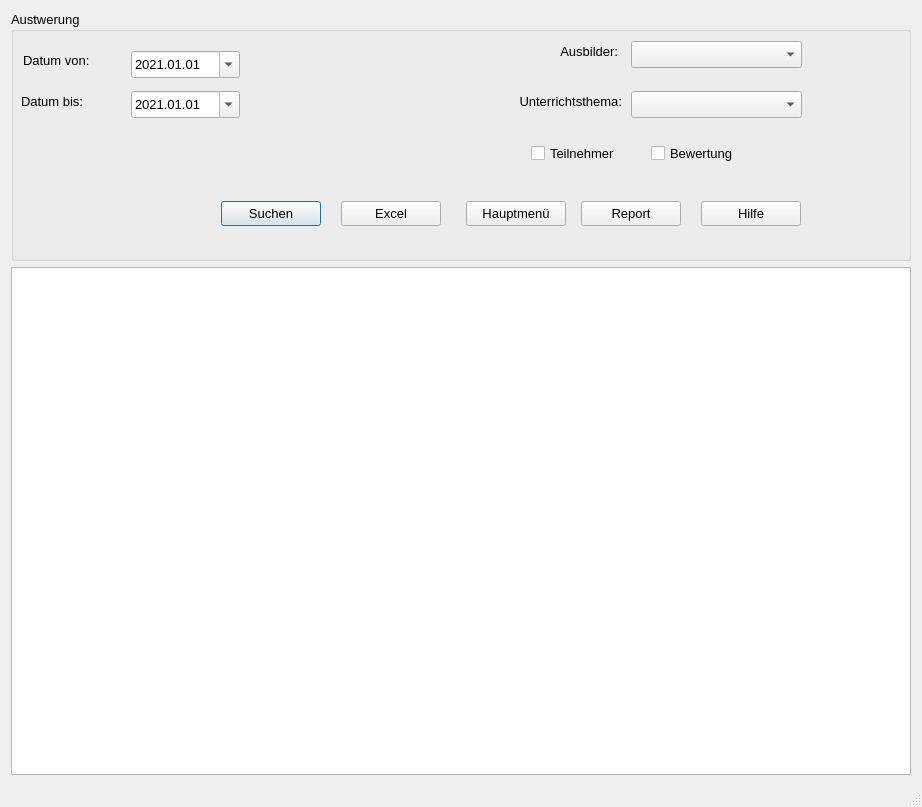
<?xml version="1.0" encoding="UTF-8"?>
<ui version="4.0">
 <class>Auswertung</class>
 <widget class="QDialog" name="Auswertung">
  <property name="geometry">
   <rect>
    <x>0</x>
    <y>0</y>
    <width>922</width>
    <height>807</height>
   </rect>
  </property>
  <property name="font">
   <font>
    <pointsize>10</pointsize>
   </font>
  </property>
  <property name="windowTitle">
   <string>Auswertung - Wochenplan</string>
  </property>
  <property name="sizeGripEnabled">
   <bool>true</bool>
  </property>
  <layout class="QVBoxLayout" name="verticalLayout">
   <item>
    <widget class="QGroupBox" name="groupBox">
     <property name="sizePolicy">
      <sizepolicy hsizetype="Fixed" vsizetype="Fixed">
       <horstretch>0</horstretch>
       <verstretch>0</verstretch>
      </sizepolicy>
     </property>
     <property name="minimumSize">
      <size>
       <width>900</width>
       <height>250</height>
      </size>
     </property>
     <property name="title">
      <string>Austwerung</string>
     </property>
     <widget class="QCheckBox" name="ch_teilnehmer">
      <property name="geometry">
       <rect>
        <x>520</x>
        <y>130</y>
        <width>110</width>
        <height>25</height>
       </rect>
      </property>
      <property name="text">
       <string>Teilnehmer</string>
      </property>
     </widget>
     <widget class="QComboBox" name="cb_ausbilder">
      <property name="geometry">
       <rect>
        <x>620</x>
        <y>30</y>
        <width>171</width>
        <height>27</height>
       </rect>
      </property>
     </widget>
     <widget class="QPushButton" name="btn_suchen">
      <property name="geometry">
       <rect>
        <x>210</x>
        <y>190</y>
        <width>100</width>
        <height>25</height>
       </rect>
      </property>
      <property name="text">
       <string>Suchen</string>
      </property>
     </widget>
     <widget class="QComboBox" name="cb_unterrichtsthema">
      <property name="geometry">
       <rect>
        <x>620</x>
        <y>80</y>
        <width>171</width>
        <height>27</height>
       </rect>
      </property>
     </widget>
     <widget class="QLabel" name="label">
      <property name="geometry">
       <rect>
        <x>12</x>
        <y>39</y>
        <width>87</width>
        <height>21</height>
       </rect>
      </property>
      <property name="text">
       <string>Datum von:</string>
      </property>
     </widget>
     <widget class="QLabel" name="label_2">
      <property name="geometry">
       <rect>
        <x>10</x>
        <y>80</y>
        <width>82</width>
        <height>21</height>
       </rect>
      </property>
      <property name="text">
       <string>Datum bis:</string>
      </property>
     </widget>
     <widget class="QDateEdit" name="de_bis">
      <property name="geometry">
       <rect>
        <x>120</x>
        <y>80</y>
        <width>109</width>
        <height>27</height>
       </rect>
      </property>
      <property name="dateTime">
       <datetime>
        <hour>0</hour>
        <minute>0</minute>
        <second>0</second>
        <year>2021</year>
        <month>1</month>
        <day>1</day>
       </datetime>
      </property>
      <property name="displayFormat">
       <string>yyyy.MM.dd</string>
      </property>
      <property name="calendarPopup">
       <bool>true</bool>
      </property>
     </widget>
     <widget class="QDateEdit" name="de_von">
      <property name="geometry">
       <rect>
        <x>120</x>
        <y>40</y>
        <width>109</width>
        <height>27</height>
       </rect>
      </property>
      <property name="focusPolicy">
       <enum>Qt::WheelFocus</enum>
      </property>
      <property name="buttonSymbols">
       <enum>QAbstractSpinBox::UpDownArrows</enum>
      </property>
      <property name="dateTime">
       <datetime>
        <hour>0</hour>
        <minute>0</minute>
        <second>0</second>
        <year>2021</year>
        <month>1</month>
        <day>1</day>
       </datetime>
      </property>
      <property name="displayFormat">
       <string>yyyy.MM.dd</string>
      </property>
      <property name="calendarPopup">
       <bool>true</bool>
      </property>
     </widget>
     <widget class="QLabel" name="label_3">
      <property name="geometry">
       <rect>
        <x>520</x>
        <y>30</y>
        <width>87</width>
        <height>21</height>
       </rect>
      </property>
      <property name="text">
       <string>Ausbilder:</string>
      </property>
      <property name="alignment">
       <set>Qt::AlignRight|Qt::AlignTrailing|Qt::AlignVCenter</set>
      </property>
     </widget>
     <widget class="QLabel" name="label_4">
      <property name="geometry">
       <rect>
        <x>470</x>
        <y>80</y>
        <width>141</width>
        <height>21</height>
       </rect>
      </property>
      <property name="text">
       <string>Unterrichtsthema:</string>
      </property>
      <property name="alignment">
       <set>Qt::AlignRight|Qt::AlignTrailing|Qt::AlignVCenter</set>
      </property>
     </widget>
     <widget class="QCheckBox" name="ch_bewertung">
      <property name="geometry">
       <rect>
        <x>640</x>
        <y>130</y>
        <width>110</width>
        <height>25</height>
       </rect>
      </property>
      <property name="text">
       <string>Bewertung</string>
      </property>
     </widget>
     <widget class="QPushButton" name="btn_excel">
      <property name="geometry">
       <rect>
        <x>330</x>
        <y>190</y>
        <width>100</width>
        <height>25</height>
       </rect>
      </property>
      <property name="text">
       <string>Excel</string>
      </property>
     </widget>
     <widget class="QPushButton" name="btn_abbrechen">
      <property name="geometry">
       <rect>
        <x>455</x>
        <y>190</y>
        <width>100</width>
        <height>25</height>
       </rect>
      </property>
      <property name="sizePolicy">
       <sizepolicy hsizetype="Minimum" vsizetype="Fixed">
        <horstretch>100</horstretch>
        <verstretch>25</verstretch>
       </sizepolicy>
      </property>
      <property name="minimumSize">
       <size>
        <width>100</width>
        <height>25</height>
       </size>
      </property>
      <property name="text">
       <string>Hauptmenü</string>
      </property>
      <property name="icon">
       <iconset>
        <normaloff>C:/Users/glaser3/_Symbole/UsedSymbols/log-out_icon-icons.com_50106.ico</normaloff>C:/Users/glaser3/_Symbole/UsedSymbols/log-out_icon-icons.com_50106.ico</iconset>
      </property>
     </widget>
     <widget class="QPushButton" name="btn_report">
      <property name="geometry">
       <rect>
        <x>570</x>
        <y>190</y>
        <width>100</width>
        <height>25</height>
       </rect>
      </property>
      <property name="sizePolicy">
       <sizepolicy hsizetype="Minimum" vsizetype="Fixed">
        <horstretch>100</horstretch>
        <verstretch>25</verstretch>
       </sizepolicy>
      </property>
      <property name="minimumSize">
       <size>
        <width>100</width>
        <height>25</height>
       </size>
      </property>
      <property name="text">
       <string>Report</string>
      </property>
      <property name="icon">
       <iconset>
        <normaloff>C:/Users/glaser3/_Symbole/UsedSymbols/reporting_noun_report_document_file_icon_148360.ico</normaloff>C:/Users/glaser3/_Symbole/UsedSymbols/reporting_noun_report_document_file_icon_148360.ico</iconset>
      </property>
     </widget>
     <widget class="QPushButton" name="btn_hilfe">
      <property name="geometry">
       <rect>
        <x>690</x>
        <y>190</y>
        <width>100</width>
        <height>25</height>
       </rect>
      </property>
      <property name="sizePolicy">
       <sizepolicy hsizetype="Minimum" vsizetype="Fixed">
        <horstretch>100</horstretch>
        <verstretch>25</verstretch>
       </sizepolicy>
      </property>
      <property name="minimumSize">
       <size>
        <width>100</width>
        <height>25</height>
       </size>
      </property>
      <property name="text">
       <string>Hilfe</string>
      </property>
      <property name="icon">
       <iconset>
        <normaloff>C:/Users/glaser3/_Symbole/UsedSymbols/info_13213.ico</normaloff>C:/Users/glaser3/_Symbole/UsedSymbols/info_13213.ico</iconset>
      </property>
     </widget>
    </widget>
   </item>
   <item>
    <widget class="QTableWidget" name="tw_Table">
     <property name="sizePolicy">
      <sizepolicy hsizetype="MinimumExpanding" vsizetype="MinimumExpanding">
       <horstretch>0</horstretch>
       <verstretch>0</verstretch>
      </sizepolicy>
     </property>
     <property name="minimumSize">
      <size>
       <width>900</width>
       <height>500</height>
      </size>
     </property>
    </widget>
   </item>
   <item>
    <widget class="QLabel" name="lab_INFO">
     <property name="sizePolicy">
      <sizepolicy hsizetype="Preferred" vsizetype="Fixed">
       <horstretch>0</horstretch>
       <verstretch>0</verstretch>
      </sizepolicy>
     </property>
     <property name="text">
      <string/>
     </property>
    </widget>
   </item>
  </layout>
 </widget>
 <resources/>
 <connections/>
</ui>
